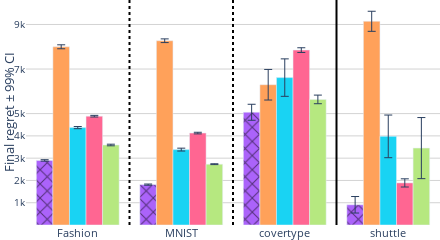

Notebook source saved alongside this figure:
### Code cell
import pandas as pd
import plotly.graph_objects as go
import numpy as np
import plotly.express as px
# Assuming df is your DataFrame and it has columns 'Dataset', 'Value', 'Model'

w = 0.1
def remove_substrings(s, substrings):
    for substring in substrings:
        s = s.replace(substring, '')
    return s


# approaches = result['merge'].unique()
# 'LeNetNeural-CBP', 'LeNetNeuronal (official)', 'LeNetNeuronal (tuned)',
# approaches = np.array([ 'MLPNeural-CBP', 'MLPNeuronal (official)','MLPNeuronal (tuned)', 'MLPIneurAL (official)', 
#                         'MLPIneurAL (tuned)',  'MLPCesa', 'MLPMargin' ], dtype=object) 
# approaches_names = [ remove_substrings(model, ['LeNet', 'MLP']) for model in approaches ]
# default_colors = px.colors.qualitative.Plotly
# model_colors = {model_n:col for model_n,col in zip(approaches_names,default_colors) }

approaches = {
    #'EEneuralcbpside_v5': {'color': [255, 255, 0], 'label': 'EEneuralcbpside_v5'},  # Red
    'MLPNeural-CBP': {'color': [171, 99, 250], 'label': 'Neural-CBP'},  # Red
    'MLPIneurAL (official)': {'color': [255, 161, 90], 'label':'IneurAL (official)'},                    # Yellow
    'MLPIneurAL (tuned)': {'color': [25, 211, 243], 'label':'IneurAL (tuned)'},                    # Cyan
    'MLPNeuronal (official)': {'color': [255, 102, 146], 'label':'Neuronal (official)'},                  # Magenta
    'MLPNeuronal (tuned)': {'color': [182, 232, 128], 'label':'Neuronal (tuned)'},                   # Orange
    # 'MLPMargin': {'color': [255, 151, 255], 'label':'Margin'},
    # 'MLPCesa': {'color': [254, 203, 82], 'label':'Cesa'},
}


# Create an empty figure
fig = go.Figure()


views = []
for appr in approaches.keys():
    print(appr)
    appr_name = approaches[appr]['label']
    r,g,b = approaches[appr]['color']

    subset = result[result['merge'] == appr]
    dec = False
    if appr_name not in views:
        dec = True
        views.append(appr_name)
    

    if 'CBP' in appr_name:
        fig.add_trace(go.Bar(
            x=subset['merge2'],
            y=subset['Mean'],
            name=appr_name,
            error_y=dict(type='data', array=subset['StdError'], visible=True,thickness=1 ),
            marker_color='rgba({},{},{},1)'.format(r,g,b),marker_pattern_shape='x',marker_pattern_fgcolor='black', 
            showlegend = dec,
            # width=w
            ))
    else: 
        fig.add_trace(go.Bar(
            x=subset['merge2'],
            y=subset['Mean'],
            name=appr_name,
            error_y=dict(type='data', array=subset['StdError'], visible=True,thickness=1 ),
            marker_color='rgba({},{},{},1)'.format(r,g,b), 
            showlegend = dec,
            # width=w
            ))


# Add vertical black lines between data groups

datasets = result['merge2'].unique()
print(datasets)
for i, dataset in enumerate(datasets[:-1]):
    if i == 2:
        fig.add_vline(x=i + 0.5, line_width=2, line_color="black")
    else:
        fig.add_vline(x=i + 0.5, line_width=2, line_color="black",  line_dash="dot")


siz = 13

def format_tick(val):
    """ Custom function to format the tick labels. """
    return f'{int(val / 1000)}k' if val >= 1000 else str(val)


fig.update_layout(
    width=440,
    height=180,
    plot_bgcolor='white',  # Sets the plot background color
    paper_bgcolor='white',  # Sets the overall figure background color
    barmode='group',
    margin=dict(l=0, r=0, t=0, b=0),  # Small margins
    xaxis=dict(
        tickmode='array',
        tickvals=result['merge2'].unique(),
        ticktext = [ remove_substrings(model, ['LeNet', 'MLP']) for model in result['merge2'].unique() ],
        tickfont=dict(size=siz-2)  # Increase X-axis tick font size
    ),
    yaxis=dict(
        # type="log",
        gridcolor='lightgrey',
        title="Final regret ± 99% CI",
        title_standoff=5,
        title_font=dict(size=siz),
        tickfont=dict(size=siz-3) , # Increase Y-axis tick font size
        tickmode='array',
        tickvals=[1000, 2000, 3000, 4000, 5000, 7000, 9000 ],  # Specify the values where you want ticks
        ticktext=[format_tick(val) for val in [1000, 2000, 3000, 4000, 5000, 7000, 9000]]  # Format those values
    ),
    showlegend=False

    # legend=dict(
    #     orientation="h",
    #     yanchor="bottom",
    #     y=-0.3,  # Adjust this value to position the legend
    #     xanchor="center",
    #     x=0.5,
    #     font=dict(size=siz)  # Increase legend font size
    # ),
)

fig.show()
fig.write_image("./figures/results_nonbinary_MLP.pdf" )
fig.write_image("./figures/results_nonbinary_MLP.pdf" )

### Figure 1 — Plotly figure (JSON) as saved in the notebook; plotly's stock layout.template omitted (floating-point values rounded to 4 significant figures)
{"data": [{"error_y": {"array": [33.31, 26.54, 358.5, 370.2], "thickness": 1, "type": "data", "visible": true}, "marker": {"color": "rgba(171,99,250,1)", "pattern": {"fgcolor": "black", "shape": "x"}}, "name": "Neural-CBP", "showlegend": true, "type": "bar", "x": ["MLPFashion", "MLPMNIST", "MLPcovertype", "MLPshuttle"], "y": [2898.0, 1812.0, 5060.0, 907.6]}, {"error_y": {"array": [89.14, 82.73, 686.4, 450.9], "thickness": 1, "type": "data", "visible": true}, "marker": {"color": "rgba(255,161,90,1)"}, "name": "IneurAL (official)", "showlegend": true, "type": "bar", "x": ["MLPFashion", "MLPMNIST", "MLPcovertype", "MLPshuttle"], "y": [7998.0, 8270.0, 6296.0, 9143]}, {"error_y": {"array": [48.5, 64.38, 840.7, 957.4], "thickness": 1, "type": "data", "visible": true}, "marker": {"color": "rgba(25,211,243,1)"}, "name": "IneurAL (tuned)", "showlegend": true, "type": "bar", "x": ["MLPFashion", "MLPMNIST", "MLPcovertype", "MLPshuttle"], "y": [4372.0, 3384.0, 6616.0, 3978.0]}, {"error_y": {"array": [37.14, 36.25, 105.8, 183.7], "thickness": 1, "type": "data", "visible": true}, "marker": {"color": "rgba(255,102,146,1)"}, "name": "Neuronal (official)", "showlegend": true, "type": "bar", "x": ["MLPFashion", "MLPMNIST", "MLPcovertype", "MLPshuttle"], "y": [4884.0, 4126.0, 7849.0, 1889.0]}, {"error_y": {"array": [36.28, 19.29, 193.8, 1371.0], "thickness": 1, "type": "data", "visible": true}, "marker": {"color": "rgba(182,232,128,1)"}, "name": "Neuronal (tuned)", "showlegend": true, "type": "bar", "x": ["MLPFashion", "MLPMNIST", "MLPcovertype", "MLPshuttle"], "y": [3591.0, 2730.0, 5637.0, 3452.0]}], "layout": {"barmode": "group", "height": 180, "margin": {"b": 0, "l": 0, "r": 0, "t": 0}, "paper_bgcolor": "white", "plot_bgcolor": "white", "shapes": [{"line": {"color": "black", "dash": "dot", "width": 2}, "type": "line", "x0": 0.5, "x1": 0.5, "xref": "x", "y0": 0, "y1": 1, "yref": "y domain"}, {"line": {"color": "black", "dash": "dot", "width": 2}, "type": "line", "x0": 1.5, "x1": 1.5, "xref": "x", "y0": 0, "y1": 1, "yref": "y domain"}, {"line": {"color": "black", "width": 2}, "type": "line", "x0": 2.5, "x1": 2.5, "xref": "x", "y0": 0, "y1": 1, "yref": "y domain"}], "showlegend": false, "width": 440, "xaxis": {"tickfont": {"size": 11}, "tickmode": "array", "ticktext": ["Fashion", "MNIST", "covertype", "shuttle"], "tickvals": ["MLPFashion", "MLPMNIST", "MLPcovertype", "MLPshuttle"]}, "yaxis": {"gridcolor": "lightgrey", "tickfont": {"size": 10}, "tickmode": "array", "ticktext": ["1k", "2k", "3k", "4k", "5k", "7k", "9k"], "tickvals": [1000, 2000, 3000, 4000, 5000, 7000, 9000], "title": {"font": {"size": 13}, "standoff": 5, "text": "Final regret ± 99% CI"}}}}
